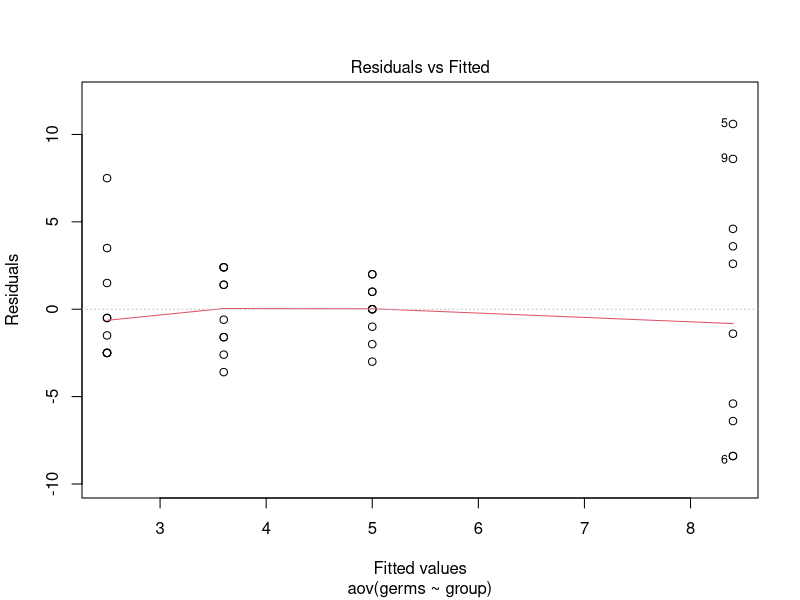
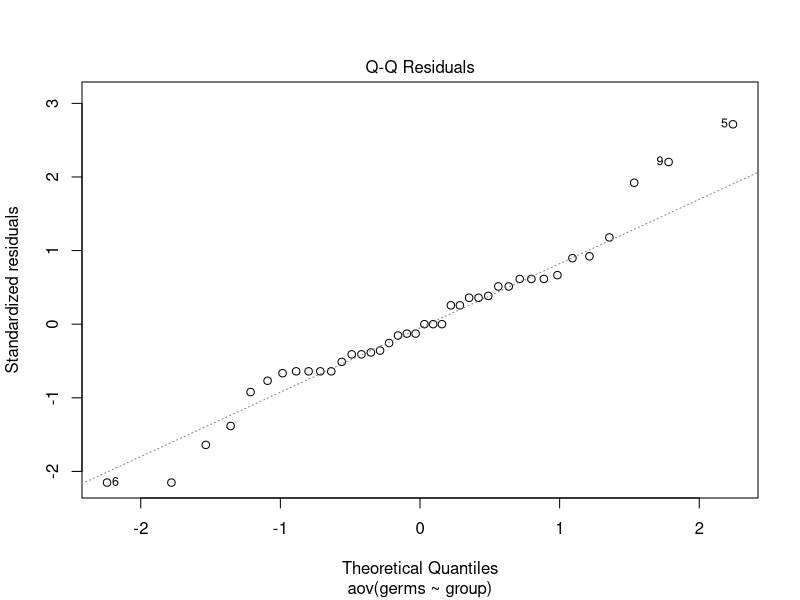
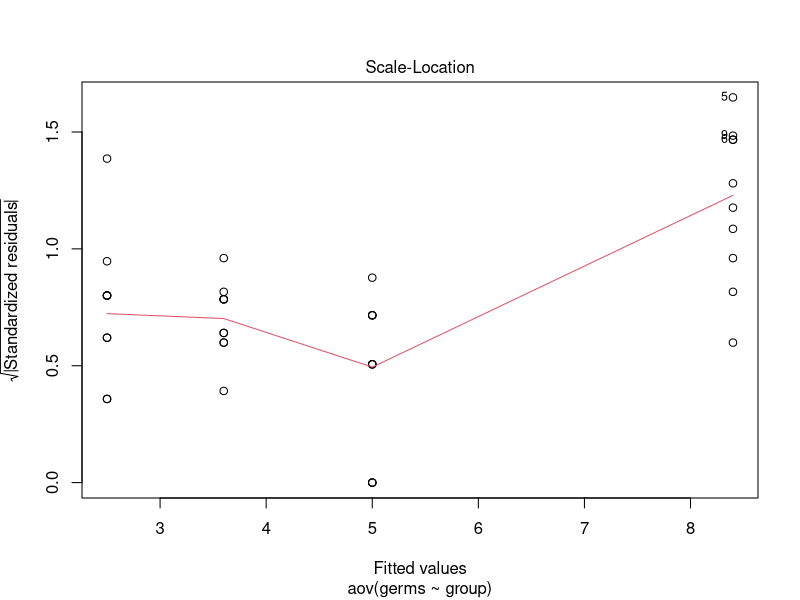
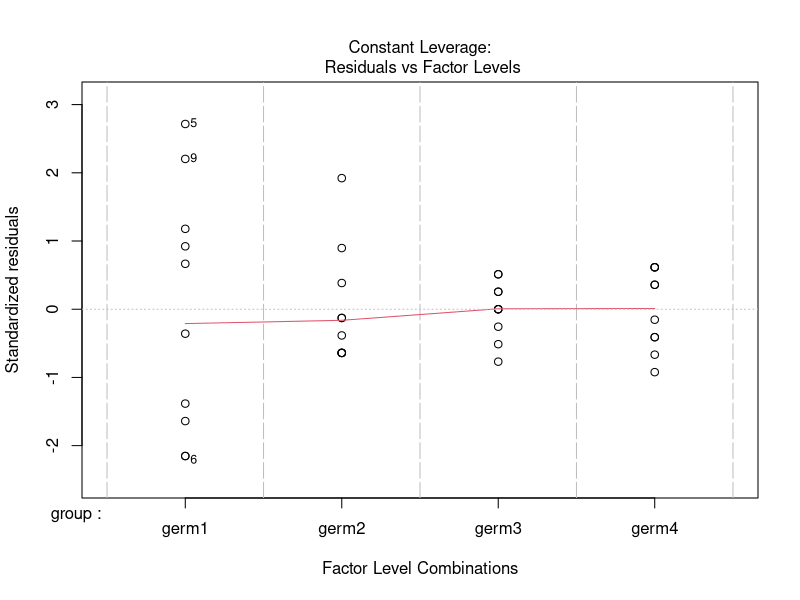
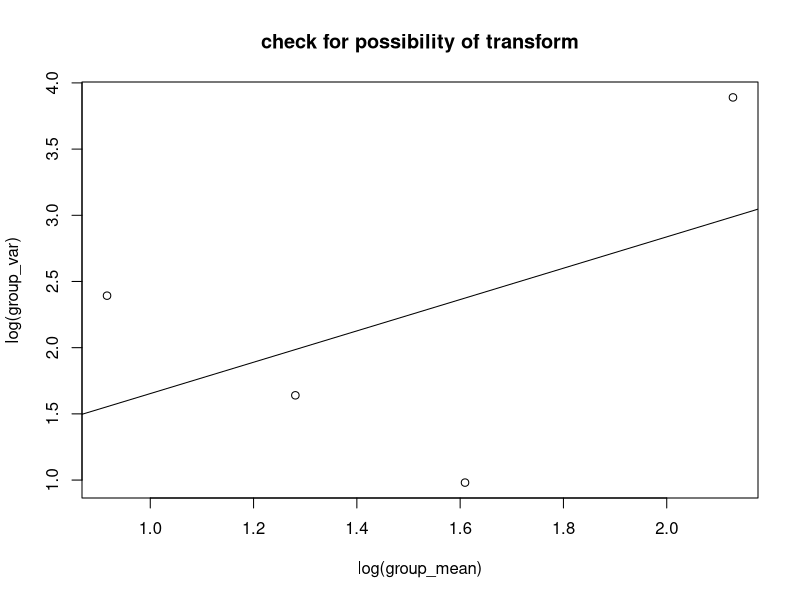
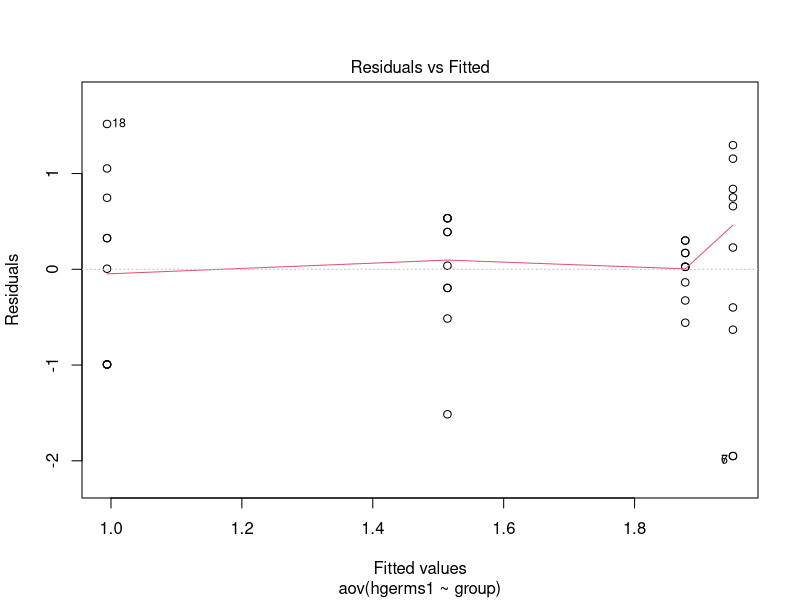
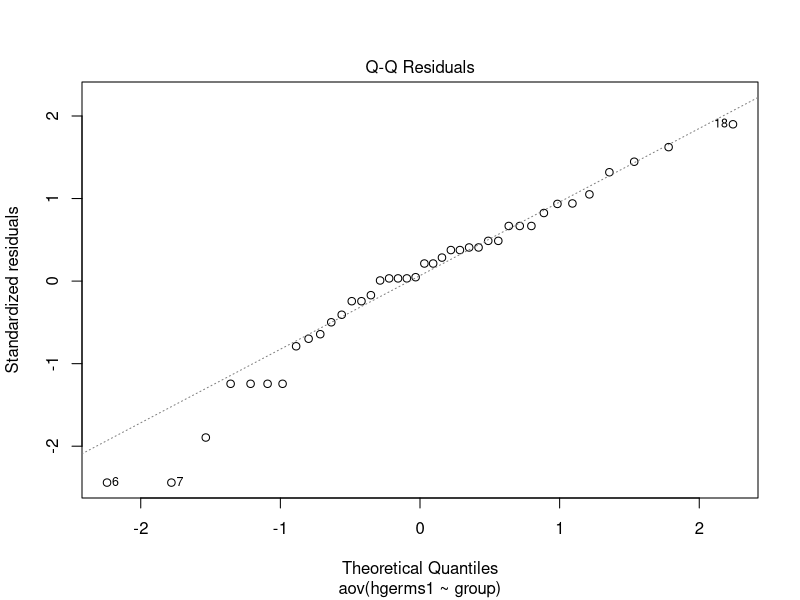
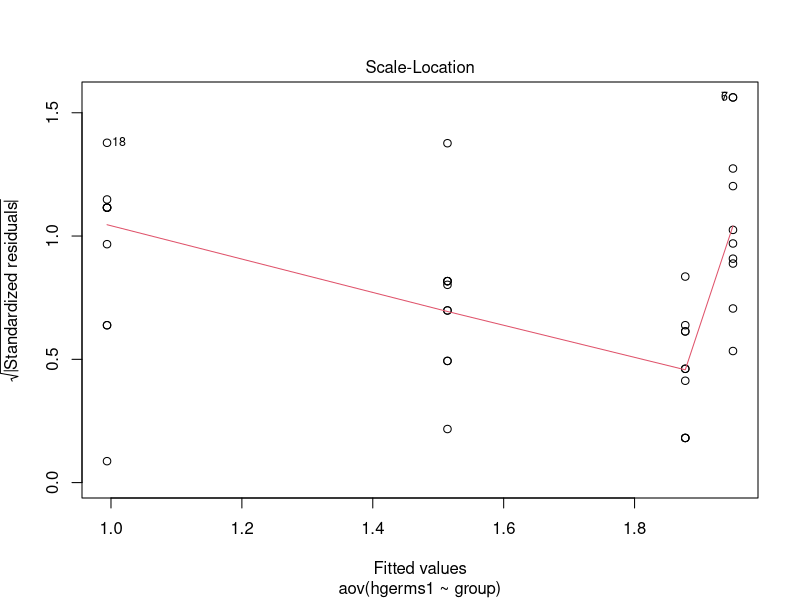

Here is the R script that generated these plots, in order:
#Chapter 5 Question 8.

#part (a) check for constant variance

#input data
#germ1: code for spring/stratified
#germ2: code for spring/unstratified
#germ3: code for summer/stratified
#germ4: code for summmer/unstratified
germ1 <- c(12, 13, 2, 7, 19, 0, 0, 3, 17, 11)
germ2 <- c(6, 2, 0, 2, 4, 1, 0, 10, 0, 0)
germ3 <- c(6, 4, 5, 7, 6, 5, 7, 5, 2, 3)
germ4 <- c(0, 6, 2, 5, 1, 5, 2, 3, 6, 6)
germs <- c(germ1, germ2, germ3, germ4)

#generate some label
n = rep(10, 4)
group <- rep(c("germ1", "germ2", "germ3", "germ4"), n)

#calculate stats within groups
withinRunStats = function(x) {c(sum = sum(x), mean= mean(x), var = var(x),n = length(x))
}
withinStats<-tapply(germs, group, withinRunStats)

#ANOVA
data = data.frame(germs, group = factor(group))
fit.aov <- aov(germs ~ group, data= data)
germ_anova <-anova(fit.aov)

#plot to check constant varaicne.
#check the one with square root of standardized
#residuals against fit values
plot(fit.aov)

#part (b)
#transform the data based on the binomial distribution
#of the sample

m <-20
hgerms <- asin(sqrt(germs/m))
hwithinStats<-tapply(hgerms, group, withinRunStats)

#part (c)
#common transformation
group_var <- sapply(withinStats, '[[', "var")
group_mean <- sapply(withinStats, '[[', "mean")
reg1 <-lm(log(group_var)~log(group_mean))
plot(log(group_mean), log(group_var), main="check for possibility of transform")
abline(reg1)

#transform the data based on reg1:
hgerms1 <- germs^(2/5)

#Check constance for variance again

#Calculate within-run stats:
hwithinStats1 <- tapply(hgerms1, group, withinRunStats)
#ANOVA analysis
hdata1 <- data.frame(hgerms1, group = factor(group))
hfit1.aov <- aov(hgerms1 ~ group, data= hdata1)
hanova1 <-anova(hfit1.aov)
#compute the MSE for transformed data ANOVA model
hmsE1 <- hanova1$`Mean Sq`[2]

#plot for model diagnostic under transformed data
plot(hfit1.aov)

#part (d)
#compute 95% confidence interval for the
#following contrasts

#creating the list of contrasts
a<- c(1, -1, 0, 0)
b<- c(1, 0, -1, 0)
c<- c(1, 0, 0, -1)
d<- c(0, 1, -1, 0)
e<- c(0, 1, 0, -1)
f<- c(0, 0, 1, -1)
g<- c(1/2, 1/2, -1/2, -1/2)
h<- c(1/2, -1/2, 1/2, -1/2)
contrast <- list(a, b, c, d, e, f, g, h)
n <- length(contrast)

#loop here to compute all CI at once
for (i in 1:n){
#compute least square estimate
lse <- sum(contrast[[i]]*group_mean)
#compute estimate for variance
lse_var <- sum(contrast[[i]]^2 * group_var)/10
#compute degree of freedom for Satterthwaites approximation
df <- 9*lse_var^2/sum((contrast[[i]]^2 * group_var/10)^2)
#compute critical efficient
w<- sqrt(3*qf(0.95, 3, df))
#compute minimal significat difference
msd <- w*sqrt(lse_var)
#compute lower and upper bound for CI
ci_lower<- lse-msd
ci_upper<- lse+msd
#print the result of CI
cat("The CI for (", contrast[[i]], ") is (", ci_lower<- lse-msd, ", ", ci_upper<- lse+msd, ")", "\n")
}